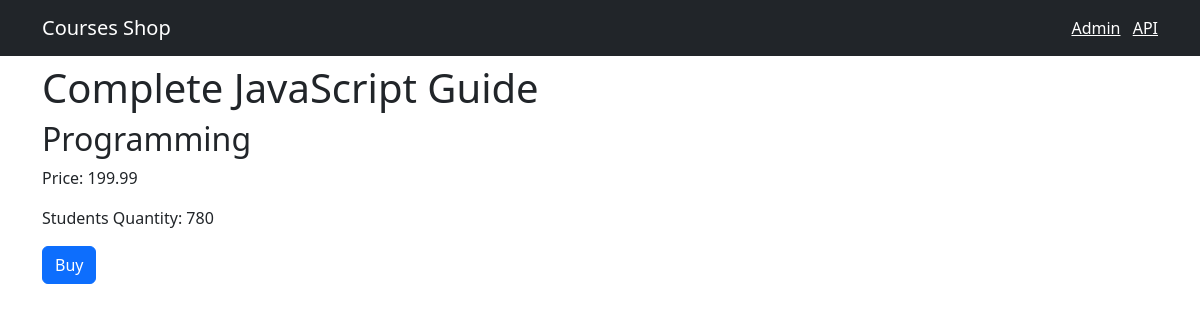
/course/3, run on the app's committed database.
### shop/models.py (models this page shows, shortened)
class Course(models.Model):
    title = models.CharField(max_length=255)
    price = models.FloatField()
    students_qty = models.IntegerField()
    reviews_qty = models.IntegerField()
    category = models.ForeignKey(Category, on_delete=models.CASCADE)
    created_at = models.DateTimeField(default=timezone.now)

class Category(models.Model):
    title = models.CharField(max_length=255)
    created_at = models.DateTimeField(default=timezone.now)
    def __str__(self):
        return self.title

### shop/views.py (the view)
# urls.py: path('course/<int:course_id>', views.single_course, name='single_course')
def single_course(request, course_id):
    course = get_object_or_404(Course, pk = course_id)
    return render(request, 'shop/single_course.html', {'course': course})

### templates/shop/single_course.html (shortened to what this page needs)
{% extends 'base.html' %}
{% block content %}
<h1 class="mt-2">{{ course.title }}</h1>
<h2>{{ course.category }}</h2>
<p>Price: {{ course.price }}</p>
<p>Students Quantity: {{ course.students_qty }}</p>
<button class="btn btn-primary">Buy</button>
{% endblock %}

### data on the page
Course: title "Complete JavaScript Guide", category "Programming", price "199.99", students_qty "780"
